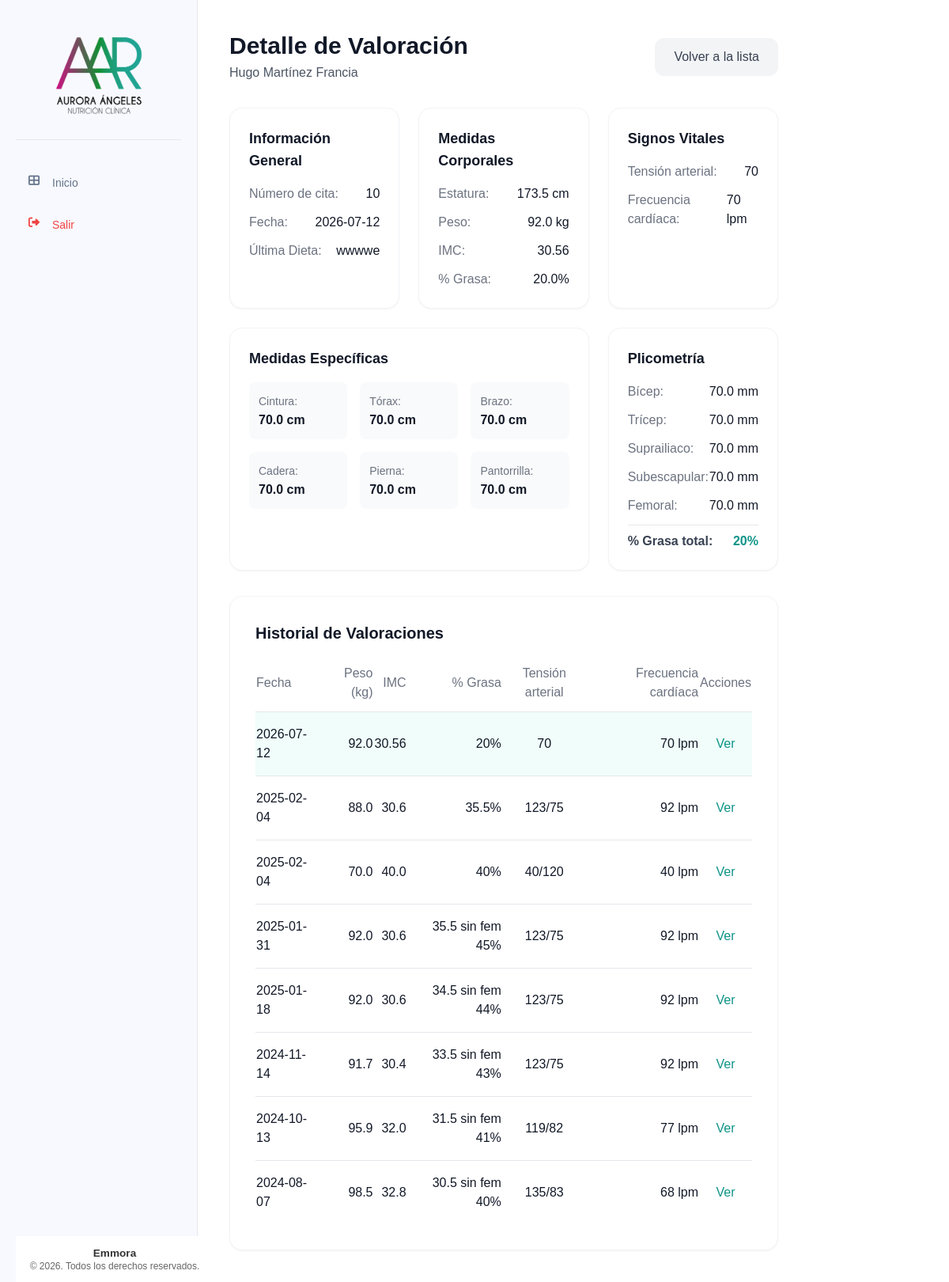
Before: /valoraciones/valoraciones/8 with the older database file.
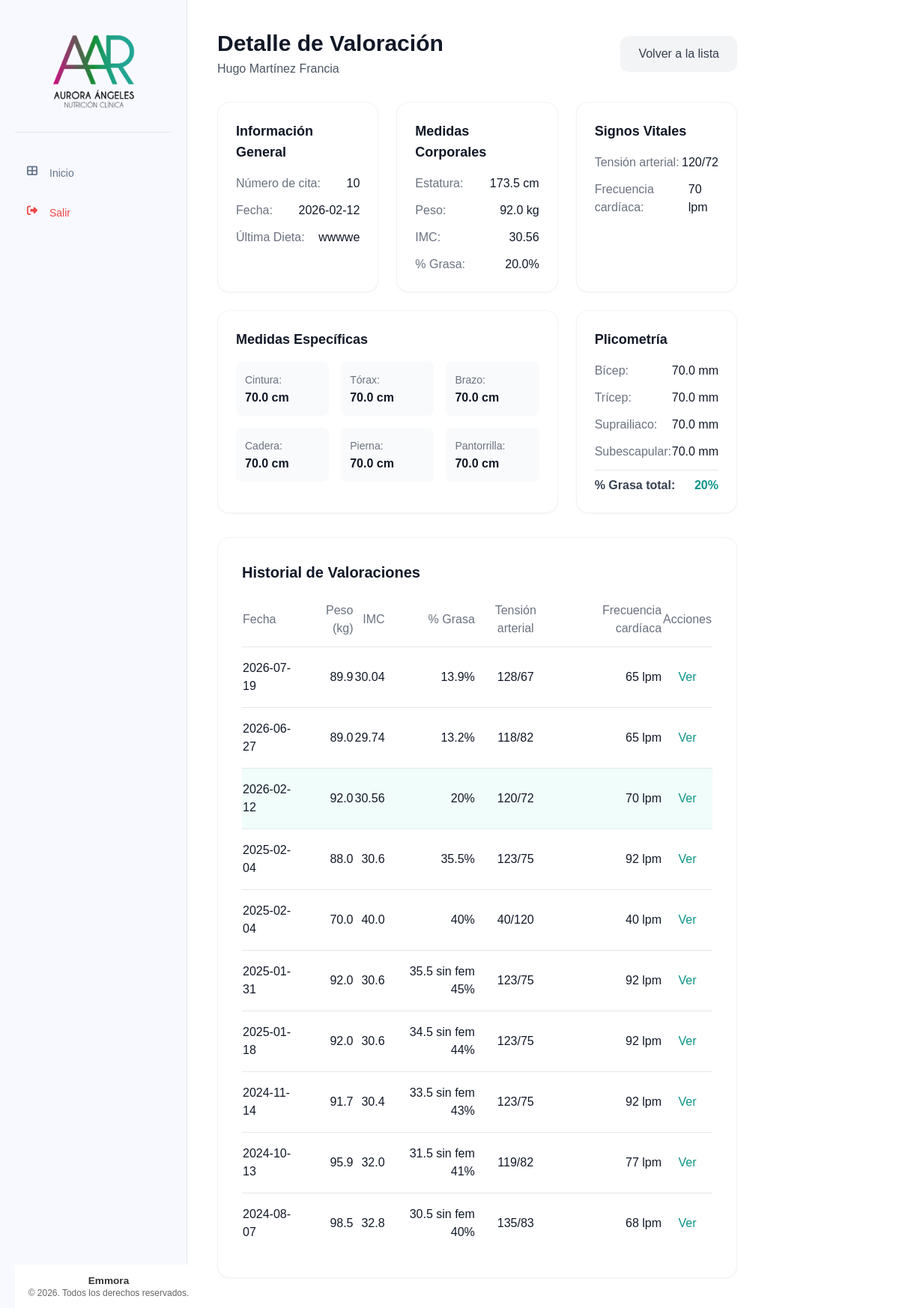
After: the same page with the newer database file.
### tables this page shows
CREATE TABLE valoracion_antropometrica (
    id INTEGER PRIMARY KEY AUTOINCREMENT,
    paciente_id INTEGER NOT NULL,
    numero_cita INTEGER NOT NULL,
    fecha DATE NOT NULL,
    estatura FLOAT NOT NULL,
    peso FLOAT NOT NULL,
    imc FLOAT NOT NULL,
    grasa FLOAT NOT NULL,
    cintura FLOAT NOT NULL,
    torax FLOAT NOT NULL,
    brazo FLOAT NOT NULL,
    cadera FLOAT NOT NULL,
    pierna FLOAT NOT NULL,
    pantorrilla FLOAT NOT NULL,
    tension_arterial TEXT NOT NULL,
    frecuencia_cardiaca INTEGER NOT NULL,
    bicep FLOAT NOT NULL,
    tricep FLOAT NOT NULL,
    suprailiaco FLOAT NOT NULL,
    subescapular FLOAT NOT NULL,
    femoral FLOAT,
    porcentaje_grasa TEXT NOT NULL,
    --porcentaje_grasa_fem FLOAT NOT NULL,
    ultima_dieta TEXT,
    FOREIGN KEY (paciente_id) REFERENCES pacientes (id)
);

### app/controllers/valoracion_antropometrica.py (the view)
@valoracion.route('/valoraciones/<int:valoracion_id>')
def detalle_valoracion(valoracion_id):
    valoracion = ValoracionAntropometrica.obtener_por_id(valoracion_id)
    if not valoracion:
        flash('Valoración no encontrada', 'error')
        return redirect(url_for('valoracion.todas_valoraciones'))
    paciente = Paciente.obtener_por_id(valoracion['paciente_id'])
    historial_valoraciones = ValoracionAntropometrica.obtener_por_paciente(valoracion['paciente_id'])
    return render_template('valoraciones/detalle_valoracion.html',
                            valoracion=valoracion,
                            paciente=paciente,
                            historial_valoraciones=historial_valoraciones)

### app/db.py (called while the page is built)
def get_db():
    if 'db' not in g:
        try:
            db_path = os.environ.get('DATABASE_URL', 'pacientes.db')
            g.db = sqlite3.connect(
                db_path,
                detect_types=sqlite3.PARSE_DECLTYPES
            )
            g.db.row_factory = sqlite3.Row
        except sqlite3.Error as e:
            logger.error(f"Error crítico al conectar con la base de datos SQLite: {e}")
            raise e
    return g.db

def query_db(query, args=(), one=False):
    try:
        cur = get_db().execute(query, args)
        rv = cur.fetchall()
        cur.close()
        return (rv[0] if rv else None) if one else rv
    except sqlite3.Error as e:
        logger.error(f"Error al ejecutar query: {query}. Args: {args}. Detalle: {e}")
        raise e

### app/models/paciente.py (called while the page is built)
    @staticmethod
    def obtener_por_id(id):
        return query_db('SELECT * FROM pacientes WHERE id = ?', [id], one=True)

### app/models/valoracion_antropometrica.py (called while the page is built)
    @staticmethod
    def obtener_por_paciente(paciente_id):
        return query_db('''
            SELECT * FROM valoracion_antropometrica
            WHERE paciente_id = ?
            ORDER BY fecha DESC
        ''', [paciente_id])

### app/templates/valoraciones/detalle_valoracion.html (shortened to what the changed rows need)
{% extends "base/base.html" %}
{% block content %}
<div class="max-w-6xl mx-auto">
    <div class="mb-8 flex items-center justify-between">
        <div>
            <h1 class="text-3xl font-bold text-gray-900">Detalle de Valoración</h1>
        </div>
    </div>
    <div class="grid grid-cols-1 md:grid-cols-2 lg:grid-cols-3 gap-6 mb-8">
        <div class="bg-white p-6 rounded-2xl shadow-sm border border-gray-100">
            <div class="space-y-3">
                <div class="flex justify-between">
                    <span class="text-gray-500">Número de cita:</span>
                    <span class="font-medium text-gray-900">{{ valoracion['numero_cita'] }}</span>
                </div>
                <div class="flex justify-between">
                    <span class="text-gray-500">Fecha:</span>
                    <span class="font-medium text-gray-900">{{ valoracion['fecha'] }}</span>
                </div>
                <div class="flex justify-between">
                    <span class="text-gray-500">Última Dieta:</span>
                    <span class="font-medium text-gray-900">{{ valoracion['ultima_dieta'] or 'No registrada' }}</span>
                </div>
            </div>
        </div>
        <div class="bg-white p-6 rounded-2xl shadow-sm border border-gray-100">
            <div class="space-y-3">
                <div class="flex justify-between">
                    <span class="text-gray-500">Estatura:</span>
                    <span class="font-medium text-gray-900">{{ valoracion['estatura'] }} cm</span>
                </div>
                <div class="flex justify-between">
                    <span class="text-gray-500">Peso:</span>
                    <span class="font-medium text-gray-900">{{ valoracion['peso'] }} kg</span>
                </div>
                <div class="flex justify-between">
                    <span class="text-gray-500">IMC:</span>
                    <span class="font-medium text-gray-900">{{ valoracion['imc'] }}</span>
                </div>
                <div class="flex justify-between">
                    <span class="text-gray-500">% Grasa:</span>
                    <span class="font-medium text-gray-900">{{ valoracion['grasa'] }}%</span>
                </div>
            </div>
        </div>
        <div class="bg-white p-6 rounded-2xl shadow-sm border border-gray-100">
            <div class="space-y-3">
                <div class="flex justify-between">
                    <span class="text-gray-500">Tensión arterial:</span>
                    <span class="font-medium text-gray-900">{{ valoracion['tension_arterial'] }}</span>
                </div>
                <div class="flex justify-between">
                    <span class="text-gray-500">Frecuencia cardíaca:</span>
                    <span class="font-medium text-gray-900">{{ valoracion['frecuencia_cardiaca'] }} lpm</span>
                </div>
            </div>
        </div>
        <div class="bg-white p-6 rounded-2xl shadow-sm border border-gray-100 lg:col-span-2">
            <div class="grid grid-cols-2 md:grid-cols-3 gap-4">
                <div class="bg-gray-50 p-3 rounded-lg">
                    <span class="text-gray-500 text-sm">Cintura:</span>
                    <p class="font-semibold text-gray-900">{{ valoracion['cintura'] }} cm</p>
                </div>
                <div class="bg-gray-50 p-3 rounded-lg">
                    <span class="text-gray-500 text-sm">Tórax:</span>
                    <p class="font-semibold text-gray-900">{{ valoracion['torax'] }} cm</p>
                </div>
                <div class="bg-gray-50 p-3 rounded-lg">
                    <span class="text-gray-500 text-sm">Brazo:</span>
                    <p class="font-semibold text-gray-900">{{ valoracion['brazo'] }} cm</p>
                </div>
                <div class="bg-gray-50 p-3 rounded-lg">
                    <span class="text-gray-500 text-sm">Cadera:</span>
                    <p class="font-semibold text-gray-900">{{ valoracion['cadera'] }} cm</p>
                </div>
                <div class="bg-gray-50 p-3 rounded-lg">
                    <span class="text-gray-500 text-sm">Pierna:</span>
                    <p class="font-semibold text-gray-900">{{ valoracion['pierna'] }} cm</p>
                </div>
                <div class="bg-gray-50 p-3 rounded-lg">
                    <span class="text-gray-500 text-sm">Pantorrilla:</span>
                    <p class="font-semibold text-gray-900">{{ valoracion['pantorrilla'] }} cm</p>
                </div>
            </div>
        </div>
        <div class="bg-white p-6 rounded-2xl shadow-sm border border-gray-100">
            <div class="space-y-3">
                <div class="flex justify-between">
                    <span class="text-gray-500">Bícep:</span>
                    <span class="font-medium text-gray-900">{{ valoracion['bicep'] }} mm</span>
                </div>
                <div class="flex justify-between">
                    <span class="text-gray-500">Trícep:</span>
                    <span class="font-medium text-gray-900">{{ valoracion['tricep'] }} mm</span>
                </div>
                <div class="flex justify-between">
                    <span class="text-gray-500">Suprailiaco:</span>
                    <span class="font-medium text-gray-900">{{ valoracion['suprailiaco'] }} mm</span>
                </div>
                <div class="flex justify-between">
                    <span class="text-gray-500">Subescapular:</span>
                    <span class="font-medium text-gray-900">{{ valoracion['subescapular'] }} mm</span>
                </div>
                {% if valoracion['femoral'] %}
                <div class="flex justify-between">
                    <span class="text-gray-500">Femoral:</span>
                    <span class="font-medium text-gray-900">{{ valoracion['femoral'] }} mm</span>
                </div>
                {% endif %}
                <div class="flex justify-between pt-2 border-t">
                    <span class="text-gray-700 font-semibold">% Grasa total:</span>
                    <span class="font-bold text-teal-600">{{ valoracion['porcentaje_grasa'] }}%</span>
                </div>
            </div>
        </div>
    </div>
    <div class="bg-white p-8 rounded-2xl shadow-sm border border-gray-100">
        <div class="overflow-x-auto">
            <table class="w-full text-left">
                <thead>
                    <tr class="text-gray-500 border-b">
                        <th class="pb-3 font-medium">Fecha</th>
                        <th class="pb-3 font-medium text-right">Peso (kg)</th>
                        <th class="pb-3 font-medium text-right">IMC</th>
                        <th class="pb-3 font-medium text-right">% Grasa</th>
                        <th class="pb-3 font-medium text-center">Tensión arterial</th>
                        <th class="pb-3 font-medium text-right">Frecuencia cardíaca</th>
                        <th class="pb-3 font-medium text-center">Acciones</th>
                    </tr>
                </thead>
                <tbody class="divide-y">
                    {% for val in historial_valoraciones %}
                    <tr class="{{ 'bg-teal-50' if val['id'] == valoracion['id'] else 'hover:bg-gray-50' }} transition">
                        <td class="py-4 text-gray-900">{{ val['fecha'] }}</td>
                        <td class="py-4 text-gray-900 text-right">{{ val['peso'] }}</td>
                        <td class="py-4 text-gray-900 text-right">{{ val['imc'] }}</td>
                        <td class="py-4 text-gray-900 text-right">{{ val['porcentaje_grasa'] }}%</td>
                        <td class="py-4 text-gray-900 text-center">{{ val['tension_arterial'] }}</td>
                        <td class="py-4 text-gray-900 text-right">{{ val['frecuencia_cardiaca'] }} lpm</td>
                        <td class="py-4 text-center">
                            <a href="{{ url_for('valoracion.detalle_valoracion', valoracion_id=val['id']) }}"
                                class="text-teal-600 hover:text-teal-800 font-medium">Ver</a>
                        </td>
                    </tr>
                    {% endfor %}
                </tbody>
            </table>
        </div>
    </div>
</div>
{% endblock %}

Changed rows visible on the page:
changed valoracion_antropometrica "wwwwe": fecha "2026-07-12" → "2026-02-12"; tension_arterial "70" → "120/72"; femoral "70.0" → (not shown)
added valoracion_antropometrica: fecha "2026-07-19", peso "89.9", imc "30.04", porcentaje_grasa "13.9", tension_arterial "128/67", frecuencia_cardiaca "65"
added valoracion_antropometrica: fecha "2026-06-27", peso "89.0", imc "29.74", porcentaje_grasa "13.2", tension_arterial "118/82", frecuencia_cardiaca "65"
Other visible differences:
text no longer shown: "Femoral: mm"
